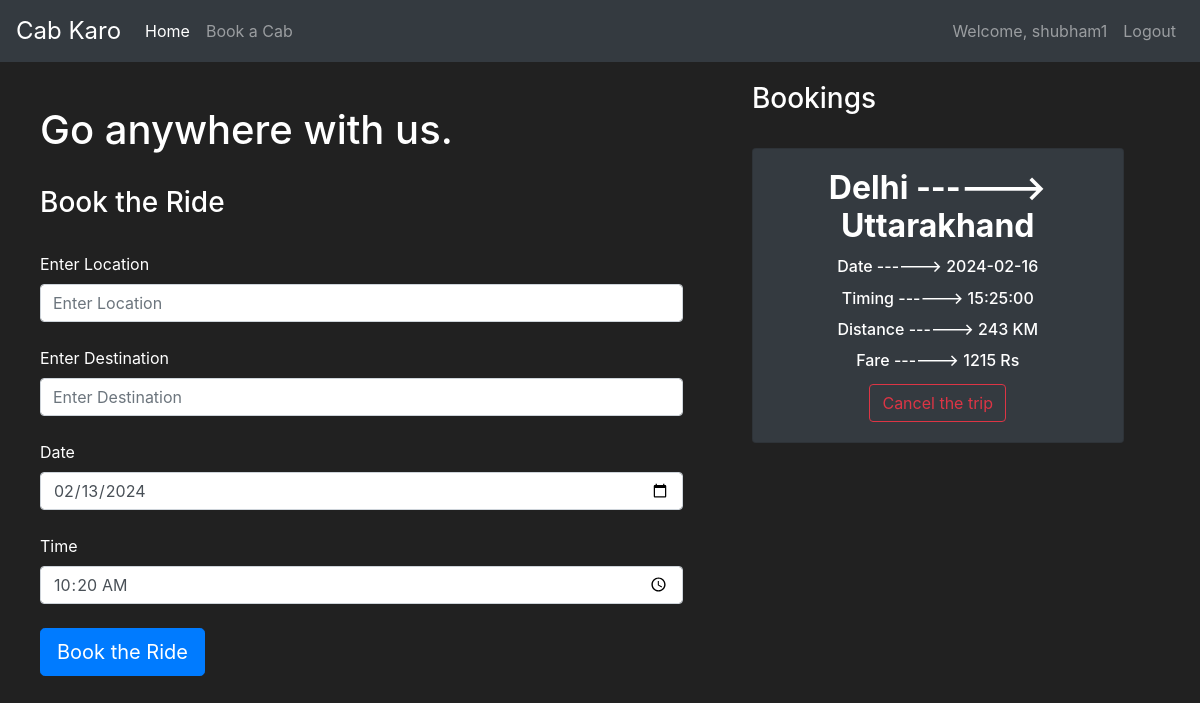
Screenshot of /booking_page (signed in) with the database file from the repository.
### cab/models.py (models this page shows, shortened)
class User(db.Model, UserMixin):
    id = db.Column(db.Integer(), primary_key=True)
    username = db.Column(db.String(length=30), nullable=False, unique=True)
    email_address = db.Column(db.String(length=50), nullable=False, unique=True)
    password_hash = db.Column(db.String(length=60), nullable=False)
    @property
    def password(self):
        return self.password

class Registration_Info(db.Model, UserMixin):
    id = db.Column(db.Integer(), primary_key=True)
    username = db.Column(db.String(length=30))
    source = db.Column(db.String())
    destination=db.Column(db.String())
    distance=db.Column(db.Integer())
    dates = db.Column(db.Date())
    times = db.Column(db.Time())
    price=db.Column(db.Integer())

### cab/routes.py (the view, shortened to what this page needs)
@app.route('/booking_page', methods=['GET', 'POST'])
@login_required
def booking_page():
        form=Booking_Form()
        cancel_form=CancellationForm()
        if request.method == "GET":
            items = Registration_Info.query.filter_by(username=current_user.username)
            return render_template('booking.html',form=form,owned_items=items,cancel_form=cancel_form)

### cab/forms.py
class Booking_Form(FlaskForm):
    location=StringField(label='Enter Location', validators=[DataRequired()])
    destination=StringField(label='Enter Destination', validators=[DataRequired()])
    dates = DateField('Date', format='%Y-%m-%d', default=datetime.now().date,validators=[DataRequired()])
    times = TimeField('Time', format='%H:%M', default=datetime.now(),validators=[DataRequired()])
    submit = SubmitField(label='Book the Ride')

class CancellationForm(FlaskForm):
    submit = SubmitField(label='Cancel Ride!')

### cab/models.py (called while the page is built)
@login_manager.user_loader
def load_user(user_id):
    return User.query.get(int(user_id))

### cab/templates/booking.html (shortened to what this page needs)
{% extends 'base.html' %}
{% block content %}
<div class="row" style="margin-top:20px; margin-left:10px">
   <div class="col-7">
      <br>
      <div class="container">
         <form method="POST" class="form" style="color:white">
            <h1>Go anywhere with us.</h1>
            <br>
            <h3>Book the Ride</h3>
            <br>
            {{ form.location.label() }}
            {{ form.location(class="form-control", placeholder="Enter Location") }}
            <br>
            {{ form.destination.label() }}
            {{ form.destination(class="form-control", placeholder="Enter Destination") }}
            <br>
            {{ form.dates.label() }}
            {{ form.dates(class="form-control", placeholder="Time") }}
            <br>
            {{ form.times.label() }}
            {{ form.times(class="form-control", placeholder="Time") }}
            <br>
            {{ form.submit(class="btn btn-lg btn-primary") }}
            <br>
         </form>
      </div>
   </div>
   <div class="col-4 ml-4">
      <h3>Bookings</h3>
      <br>
      <div class="row">
         {% for owned_item in owned_items %}
         <div class="col-md-12">
            <div style="margin-bottom: 0px" class="card text-center bg-dark">
               <div class="card-body">
                  <h2 class="card-title"> <strong>{{owned_item.source}} ------> {{owned_item.destination}}</strong></h2>
                  <h6 class="card-title"> Date ------> {{owned_item.dates}} </h6>
                  <h6 class="card-title"> Timing ------> {{owned_item.times}}</h6>
                  <h6 class="card-title"> Distance ------> {{owned_item.distance}} KM</h6>
                  <h6 class="card-title"> Fare ------> {{owned_item.price}} Rs</h6>
                  <button type="button" class="btn btn-outline-danger" style="margin-bottom: 0px; margin-top: 2px;"
                     data-toggle="modal" data-target="#Modal-CancellationConfirm-{{ owned_item.id }}">
Cancel the trip
                  </button>
               </div>
            </div>
         </div>
         {% endfor %}
      </div>
   </div>
</div>
{% endblock %}

### cab/templates/base.html (shortened to what this page needs)
<!doctype html>
<html lang="en">
   <head>
      <link rel="stylesheet" href="https://cdn.jsdelivr.net/npm/bootstrap@4.5.3/dist/css/bootstrap.min.css">
   </head>
   <body>
    <nav class="navbar navbar-expand-lg navbar-dark bg-dark bg-body-tertiary" >
      <a class="navbar-brand" href="#" style="font-size:x-large">Cab Karo</a>
      <div class="collapse navbar-collapse" id="navbarNav">
        <ul class="navbar-nav mr-auto">
            <li class="nav-item active">
                <a class="nav-link" href="{{ url_for('home_page') }}">Home <span class="sr-only">(current)</span></a>
            </li>
            <li class="nav-item">
                <a class="nav-link" href="{{ url_for('booking_page') }}"> Book a Cab</a>
            </li>
        </ul>
        {% if current_user.is_authenticated %}
            <ul class="navbar-nav">
                <li class="nav-item">
                    <a class="nav-link">Welcome, {{ current_user.username }}</a>
                </li>
                <li class="nav-item">
                    <a class="nav-link" href="{{ url_for('logout_page') }}">Logout</a>
                </li>
            </ul>
       {% endif %}
      </div>
    </nav>
      {% block content %}
      {% endblock %}
   </body>
</html>

### cab/templates/base.html (style rules this page uses)
body { background-color: #212121; color: white }

### rows the page displays
User: username "shubham1"
Registration_Info: source "Delhi", destination "Uttarakhand", dates "2024-02-16", times "15:25:00", distance "243", price "1215"
